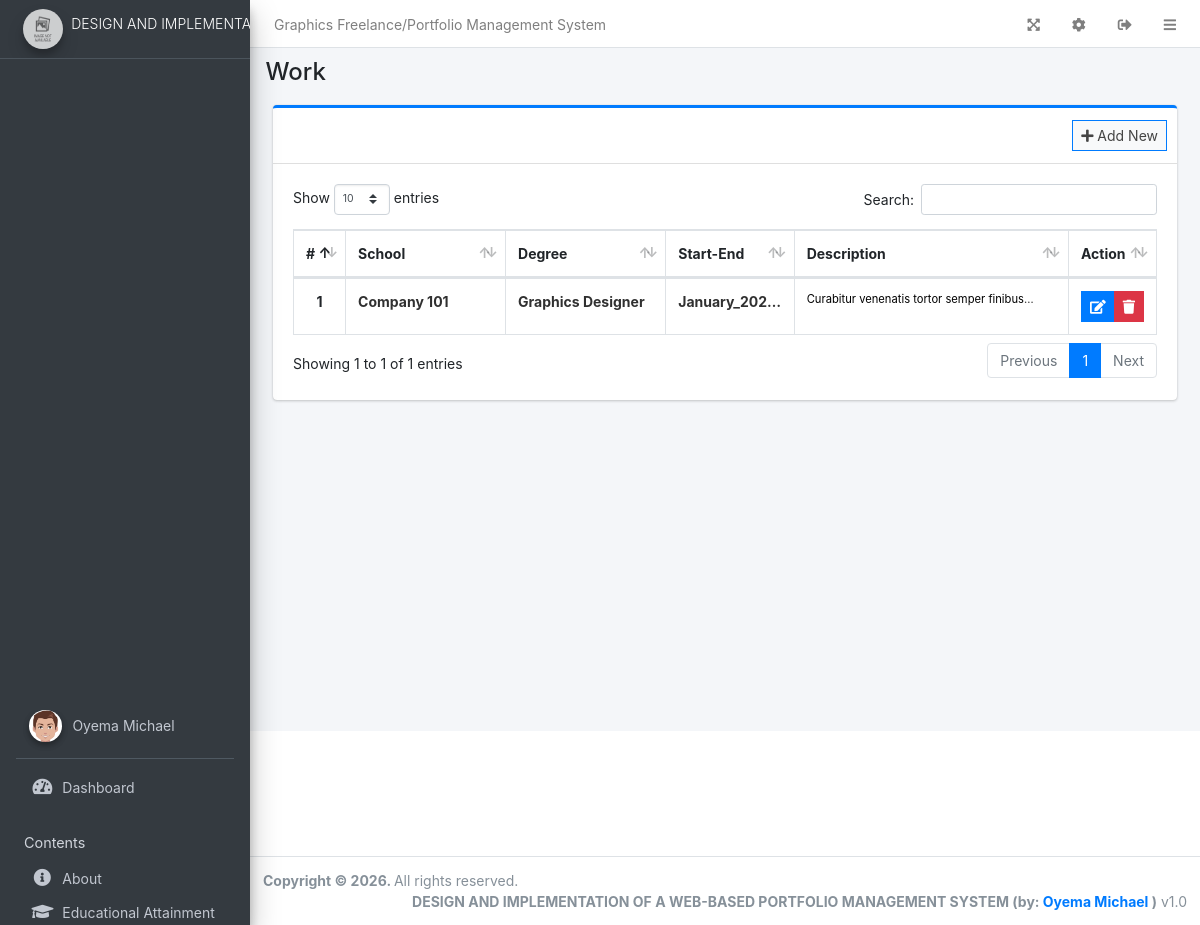
Page /admin/?page=work (signed in) on the committed database.
### tables this page shows
CREATE TABLE `work` (
  `id` int(30) NOT NULL,
  `company` text DEFAULT NULL,
  `position` text DEFAULT NULL,
  `started` varchar(250) NOT NULL,
  `ended` varchar(250) NOT NULL,
  `description` text DEFAULT NULL,
  `order_by` int(30) NOT NULL
);

### admin/work/index.php (the view, shortened to what this page needs)
<div class="col-lg-12">
	<div class="card card-outline card-primary">
		<div class="card-header">
			<div class="card-tools">
				<a class="btn btn-block btn-sm btn-default btn-flat border-primary new_work" href="javascript:void(0)"><i class="fa fa-plus"></i> Add New</a>
			</div>
		</div>
		<div class="card-body">
			<table class="table tabe-hover table-bordered table-compact" id="list">
				<colgroup>
					<col width="5%">
					<col width="20%">
					<col width="20%">
					<col width="15%">
					<col width="35%">
					<col width="15%">
				</colgroup>
				<thead>
					<tr>
						<th class="text-center">#</th>
						<th>School</th>
						<th>Degree</th>
						<th>Start-End</th>
						<th>Description</th>
						<th>Action</th>
					</tr>
				</thead>
				<tbody>
					<?php
					$i = 1;
					$qry = $conn->query("SELECT * FROM `work` order by `ended` desc");
					while($row= $qry->fetch_assoc()):
						$desc = html_entity_decode($row['description']);
					?>
					<tr>
						<th class="text-center"><?php echo $i++ ?></th>
						<td><b class="truncate-1"><?php echo ucwords($row['company']) ?></b></td>
						<td><b class="truncate-1"><?php echo ucwords($row['position']) ?></b></td>
						<td><b class="truncate-1"><?php echo $row['started'] . ' - ' .$row['ended'] ?></b></td>
						<td><small class="truncate-1"><?php echo $desc ?></small></td>
						<td class="text-center">
		                    <div class="btn-group">
		                        <a href="javascript:void(0)" data-id='<?php echo $row['id'] ?>' class="btn btn-primary btn-flat btn-sm manage_work">
		                          <i class="fas fa-edit"></i>
		                        </a>
		                        <button type="button" class="btn btn-danger btn-sm btn-flat delete_work" data-id="<?php echo $row['id'] ?>">
		                          <i class="fas fa-trash"></i>
		                        </button>
	                      </div>
						</td>
					</tr>
				<?php endwhile; ?>
				</tbody>
			</table>
		</div>
	</div>
</div>

### rows in the picture
work: company "Company 101", position "Graphics Designer", started "January_2026", description "Curabitur venenatis tortor semper…"

### other values in the picture
$_settings->info('name') "Graphics Freelance/Portfolio Management System"
$_settings->info('short_name') "DESIGN AND…"
$_settings->userdata('firstname').' '.$_settings->userdata('lastname') "Oyema Michael"
str_replace("_", " ",$page) "Work"
$_settings->info('short_name') "DESIGN AND IMPLEMENTATION OF A WEB-BASED PORTFOLIO MANAGEMENT SYSTEM"
